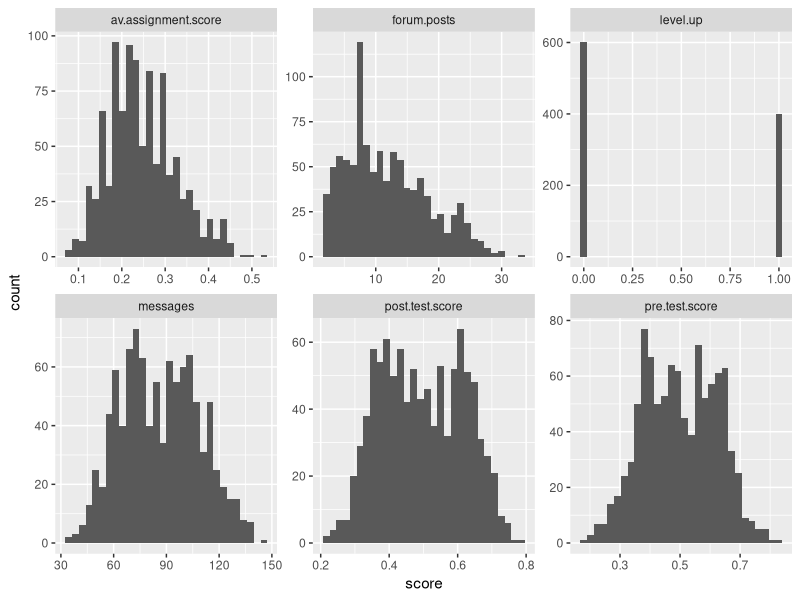
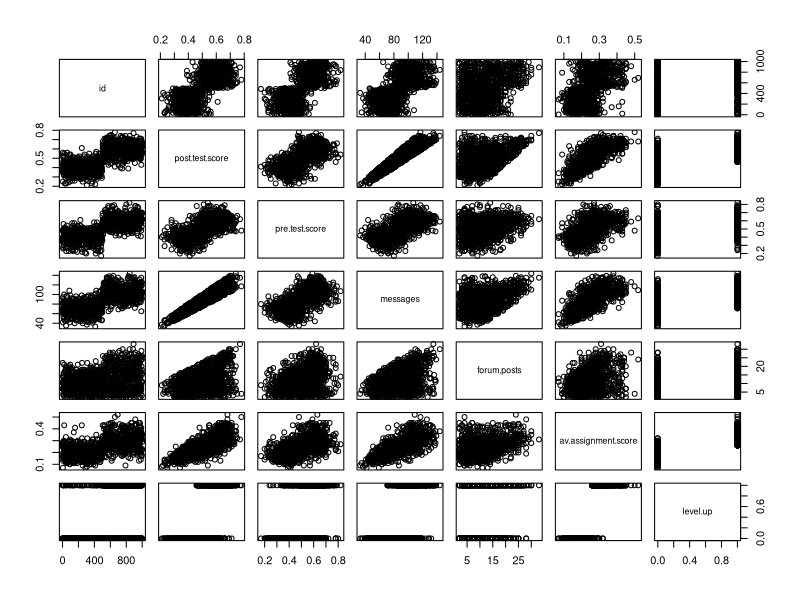
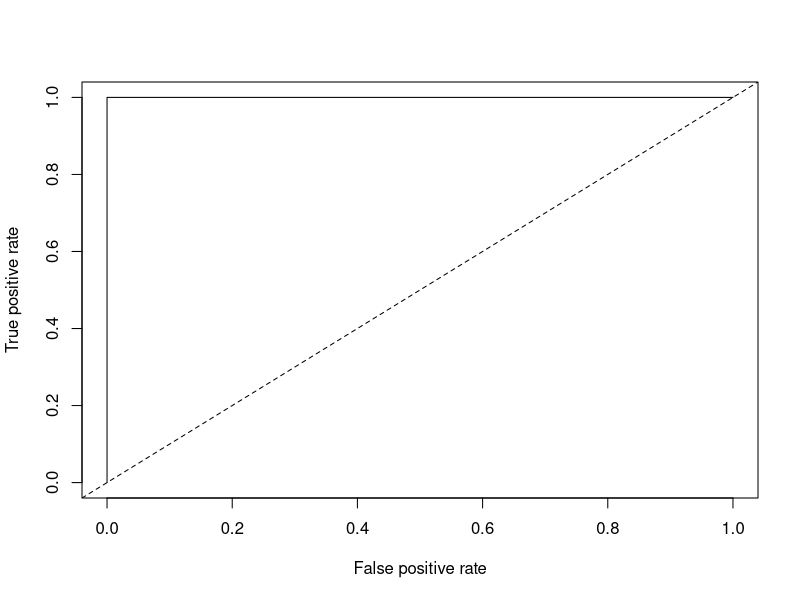
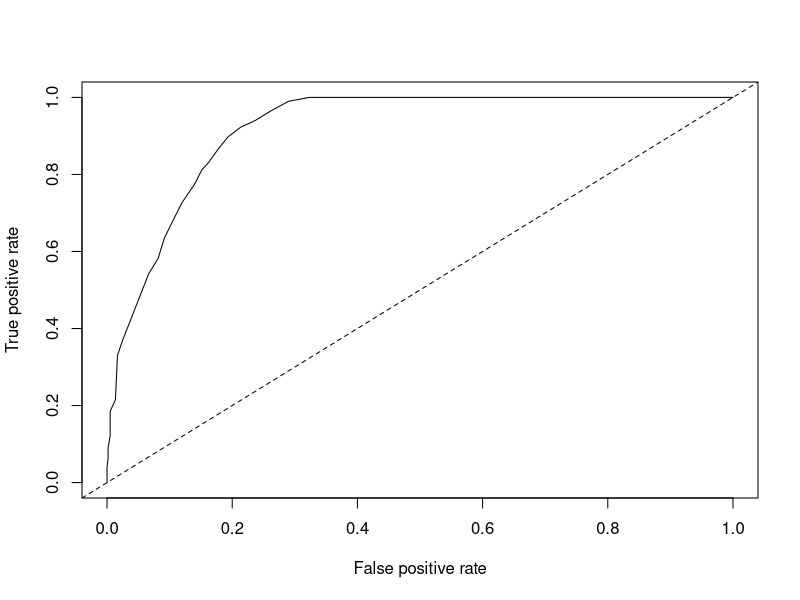

The R script that drew these images, in order:
## ---- chunk 1
D1 <-read.csv("online.data.csv")
## ---- chunk 2
library(ggplot2)
library(dplyr)
library(tidyr)
#Start by creating histograms of the distributions for all variables (#HINT: look up "facet" in the ggplot documentation)
D1$level.up <- ifelse(D1$level.up == "yes",1,0)
D2 <- gather(D1, "variable", "score", 2:7)

ggplot(D2, aes(score)) + facet_wrap(~variable, scales = "free") + geom_histogram()

#Then visualize the relationships between variables
pairs(D1)

#Try to capture an intution about the data and the relationships

## ---- chunk 3
library(rpart)
#Create a classification tree that predicts whether a student "levels up" in the online course using three variables of your choice (As we did last time, set all controls to their minimums)
c.tree1 <- rpart(level.up ~ post.test.score + post.test.score + messages + forum.posts + av.assignment.score, method="class", data= D1)

#Plot and generate a CP table for your tree 
printcp(c.tree1)
post(c.tree1, file = "tree1.ps", title = "level up")

#Generate a probability value that represents the probability that a student levels up based your classification tree 

D1$pred <- predict(c.tree1, type = "prob")[,2]#Last class we used type = "class" which predicted the classification for us, this time we are using type = "prob" to see the probability that our classififcation is based on.
## ---- chunk 4
#install.packages("ROCR")
library(ROCR)

#Plot the curve
pred.detail <- prediction(D1$pred, D1$level.up) 
plot(performance(pred.detail, "tpr", "fpr")) #"tpr" true positive rate, "fpr" false positive rate
abline(0, 1, lty = 2)

#Calculate the Area Under the Curve
unlist(slot(performance(pred.detail,"auc"), "y.values"))

#Unlist liberates the AUC value from the "performance" object created by ROCR
#the area under the curve is 1

#Now repeat this process, but using the variables you did not use for the previous model and compare the plots & results of your two models. Which one do you think was the better model? Why?

pred.detail1 <- prediction(D1$post.test.score, D1$level.up)
plot(performance(pred.detail1, "tpr", "fpr"))
abline(0, 1, lty = 2)
unlist(slot(performance(pred.detail1,"auc"), "y.values"))

# The first model is better because it's AUC value is 1 and the second model has 0.919925.
## ---- chunk 5
#Look at the ROC plot for your first model. Based on this plot choose a probability threshold that balances capturing the most correct predictions against false positives. Then generate a new variable in your data set that classifies each student according to your chosen threshold.

D1$threshold.pred1 <- ifelse(D1$pred >= 0.5, 1, 0)

#Now generate three diagnostics:

D1$accuracy.model1 <- mean(ifelse(D1$level.up == D1$threshold.pred1, 1, 0))
D1$accuracy.model1 <- as.integer(D1$accuracy.model1)
accuracy1 <- sum(D1$accuracy.model1) / length(D1$accuracy.model1)

D1$precision.model1 <- ifelse(D1$level.up == 1 & D1$threshold.pred1 == 1, 1, 0)
precision1 <- sum(D1$precision.model1) / sum (D1$threshold.pred1) 
D1$recall.model1 <- ifelse(D1$level.up == 1 & D1$threshold.pred1 == 1, 1, 0)
recall1 <- sum(D1$precision.model1) / sum(D1$level.up)

#Finally, calculate Kappa for your model according to:
#First generate the table of comparisons
table1 <- table(D1$level.up, D1$threshold.pred1)

#Convert to matrix
matrix1 <- as.matrix(table1)

#Calculate kappa
kappa(matrix1, exact = TRUE)/kappa(matrix1)

#Now choose a different threshold value and repeat these diagnostics. What conclusions can you draw about your two thresholds?
D1$threshold.pred2 <- ifelse(D1$pred >= 0.9, 1, 0)

D1$accuracy.model2 <- mean(ifelse(D1$level.up == D1$threshold.pred2, 1, 0))
D1$accuracy.model2 <- as.integer(D1$accuracy.model2)
accuracy2 <- sum(D1$accuracy.model2) / length(D1$accuracy.model2)

D1$precision.model2 <- ifelse(D1$level.up == 1 & D1$threshold.pred2 == 1, 1, 0)
precision2 <- sum(D1$precision.model2) / sum (D1$threshold.pred2) 
D1$recall.model2 <- ifelse(D1$level.up == 1 & D1$threshold.pred2 == 1, 1, 0)
recall2 <- sum(D1$precision.model2) / sum(D1$level.up)


table2 <- table(D1$level.up, D1$threshold.pred2)
matrix2 <- as.matrix(table2)
kappa(matrix2, exact = TRUE)/kappa(matrix2)

#For two models the value of kappa are the same.
